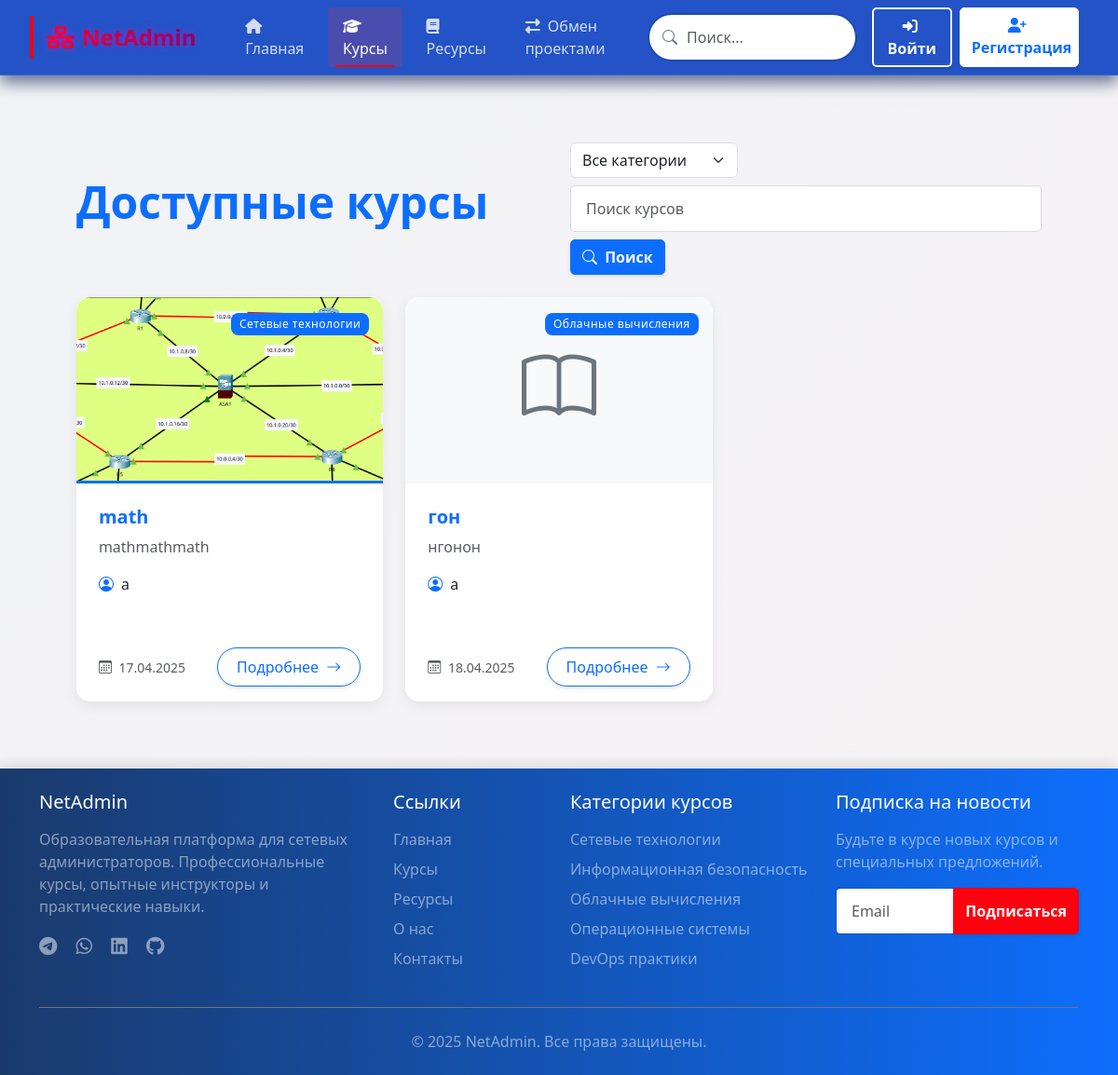
Page /courses/ on the committed database.
### network_edu/models.py (models this page shows, shortened)
class Course(models.Model):
    title = models.CharField(max_length=200)
    description = BleachField(max_length=1000)
    instructor = models.ForeignKey(User, on_delete=models.CASCADE, related_name='courses')
    created_at = models.DateTimeField(auto_now_add=True)
    updated_at = models.DateTimeField(auto_now=True)
    image = models.ImageField(upload_to='course_images/', blank=True, null=True)
    is_active = models.BooleanField(default=True)
    category = models.ForeignKey(Category, on_delete=models.SET_NULL, null=True, blank=True)

class Category(models.Model):
    name = models.CharField(max_length=100)

### network_edu/views.py (the view)
# urls.py: path('courses/', CourseListView.as_view(), name='course_list'),
class CourseListView(ListView):
    model = Course
    template_name = 'network_edu/course_list.html'
    context_object_name = 'courses'
    paginate_by = 6
    def get_queryset(self):
        query = self.request.GET.get('q')
        category_id = self.request.GET.get('category')
        qs = Course.objects.filter(is_active=True)
        if query:
            qs = qs.filter(
                Q(title__icontains=query) |
                Q(description__icontains=query)
            )
        if category_id:
            qs = qs.filter(category_id=category_id)
        return qs
    def get_context_data(self, **kwargs):
        context = super().get_context_data(**kwargs)
        context['categories'] = Category.objects.all()
        context['selected_category'] = self.request.GET.get('category')
        return context

### templates/network_edu/course_list.html (shortened to what this page needs)
{% extends 'base.html' %}
{% block content %}
<div class="container py-5">
    <div class="row mb-4 align-items-center animate-in">
        <div class="col-md-6">
            <h1 class="display-5 fw-bold text-primary text-reveal">Доступные курсы</h1>
        </div>
        <div class="col-md-6">
            <form id="searchForm" method="GET" action="{% url 'course_list' %}" class="d-flex flex-wrap gap-2 search-form-animate">
                <select class="form-select auto-submit animate-in" name="category" id="categorySelect" style="max-width: 180px;">
                    <option value="">Все категории</option>
                </select>
                <input class="form-control animate-in" type="search" placeholder="Поиск курсов" name="q" value="{{ request.GET.q }}">
                <button class="btn btn-primary btn-glow animate-in" type="submit">
                    <i class="bi bi-search me-1"></i> Поиск
                </button>
            </form>
        </div>
    </div>
    <div class="row g-4" id="coursesList">
        {% if courses %}
            {% for course in courses %}
                <div class="col-lg-4 col-md-6 course-item" style="--item-delay: {{ forloop.counter0|divisibleby:3 }}00ms">
                    <div class="card course-card h-100 animate-card">
                        <div class="card-img-wrapper overflow-hidden">
                            {% if course.image %}
                                <img src="{{ course.image.url }}" class="card-img-top object-fit-cover zoom-on-hover" alt="{{ course.title }}">
                            {% else %}
                                <div class="bg-light text-center py-5 course-placeholder">
                                    <i class="bi bi-book display-1 text-secondary book-icon"></i>
                                </div>
                            {% endif %}
                            <div class="category-badge">
                                <span class="badge bg-primary pulse">{{ course.category.name }}</span>
                            </div>
                        </div>
                        <div class="card-body">
                            <h5 class="card-title fw-bold text-truncate">{{ course.title }}</h5>
                            <p class="card-text text-muted">{{ course.description|truncatechars:100 }}</p>
                            <div class="d-flex align-items-center mb-3">
                                <i class="bi bi-person-circle me-2 text-primary"></i>
                                <span>{{ course.instructor.username }}</span>
                            </div>
                        </div>
                        <div class="card-footer bg-white border-top-0 d-flex justify-content-between align-items-center">
                            <small class="text-muted">
                                <i class="bi bi-calendar3 me-1"></i> {{ course.created_at|date:"d.m.Y" }}
                            </small>
                            <a href="{% url 'course_detail' course.id %}" class="btn btn-outline-primary rounded-pill btn-shine">
                                Подробнее <i class="bi bi-arrow-right ms-1 arrow-animate"></i>
                            </a>
                        </div>
                    </div>
                </div>
            {% endfor %}
        {% else %}
            <div class="col-12 animate-in" style="--animate-delay: 0.3s;">
                <div class="alert alert-info shadow-sm">
                    <i class="bi bi-info-circle me-2"></i> Курсы не найдены. Попробуйте изменить параметры поиска.
                </div>
            </div>
        {% endif %}
    </div>
</div>
{% endblock %}

### templates/base.html (shortened to what this page needs)
<!DOCTYPE html>
<html lang="ru">
<head>
    <link href="https://cdn.jsdelivr.net/npm/bootstrap@5.3.0-alpha1/dist/css/bootstrap.min.css" rel="stylesheet">
    <link rel="stylesheet" href="https://cdn.jsdelivr.net/npm/bootstrap-icons@1.10.3/font/bootstrap-icons.css">
    <link rel="stylesheet" href="https://cdnjs.cloudflare.com/ajax/libs/animate.css/4.1.1/animate.min.css">
    <link rel="stylesheet" href="https://cdnjs.cloudflare.com/ajax/libs/font-awesome/6.4.0/css/all.min.css">
</head>
<body>
    <header>
        <nav class="navbar navbar-expand-lg navbar-dark">
            <div class="container">
                <a class="navbar-brand gradient-text animate__animated animate__fadeIn" href="{% url 'home' %}">
                    <i class="fas fa-network-wired me-2"></i>NetAdmin
                </a>
                <div class="collapse navbar-collapse" id="navbarNav">
                    <ul class="navbar-nav me-auto">
                        <li class="nav-item">
                            <a class="nav-link {% if request.resolver_match.url_name == 'home' %}active{% endif %}" href="{% url 'home' %}">
                                <i class="fas fa-home me-1"></i> Главная
                            </a>
                        </li>
                        <li class="nav-item">
                            <a class="nav-link {% if request.resolver_match.url_name == 'course_list' %}active{% endif %}" href="{% url 'course_list' %}">
                                <i class="fas fa-graduation-cap me-1"></i> Курсы
                            </a>
                        </li>
                        <li class="nav-item">
                            <a class="nav-link {% if request.resolver_match.url_name == 'resource_list' %}active{% endif %}" href="{% url 'resource_list' %}">
                                <i class="fas fa-book me-1"></i> Ресурсы
                            </a>
                        </li>
                        <li class="nav-item">
                            <a class="nav-link {% if request.resolver_match.url_name == 'project_list' %}active{% endif %}" href="{% url 'project_list' %}">
                                <i class="fas fa-exchange-alt me-1"></i> Обмен проектами
                            </a>
                        </li>
                    </ul>
                    <form class="search-form d-none d-lg-flex me-3">
                        <div class="position-relative">
                            <input type="search" class="form-control" placeholder="Поиск..." aria-label="Поиск">
                            <i class="bi bi-search search-icon"></i>
                        </div>
                    </form>
                    <div class="d-flex">
                        {% if user.is_authenticated %}
                            <div class="dropdown">
                                <button class="btn btn-outline-light dropdown-toggle" type="button" id="userDropdown" data-bs-toggle="dropdown" aria-expanded="false">
                                    <i class="fas fa-user-circle me-1"></i>
                                    {{ user.username }}
                                </button>
                                <ul class="dropdown-menu dropdown-menu-end" aria-labelledby="userDropdown">
                                    {% if user.profile.is_instructor %}
                                        <li>
                                            <a class="dropdown-item" href="{% url 'instructor_dashboard' %}">
                                                <i class="fas fa-chalkboard-teacher me-2 text-primary"></i> Панель инструктора
                                            </a>
                                        </li>
                                    {% endif %}
                                    <li>
                                        <a class="dropdown-item" href="{% url 'student_dashboard' %}">
                                            <i class="fas fa-book-reader me-2 text-primary"></i> Мои курсы
                                        </a>
                                    </li>
                                    <li>
                                        <a class="dropdown-item" href="{% url 'profile' user.username %}">
                                            <i class="fas fa-id-card me-2 text-primary"></i> Профиль
                                        </a>
                                    </li>
                                    <li><hr class="dropdown-divider"></li>
                                    <li>
                                        <form method="post" action="{% url 'logout' %}">
                                            {% csrf_token %}
                                            <button type="submit" class="dropdown-item text-start w-100">
                                                <i class="fas fa-sign-out-alt me-2 text-danger"></i> Выйти
                                            </button>
                                        </form>
                                    </li>
                                </ul>
                            </div>
                        {% else %}
                            <a href="{% url 'login' %}" class="btn btn-outline-light me-2">
                                <i class="fas fa-sign-in-alt me-1"></i> Войти
                            </a>
                            <a href="{% url 'register' %}" class="btn btn-light btn-register">
                                <i class="fas fa-user-plus me-1"></i> Регистрация
                            </a>
                        {% endif %}
                    </div>
                </div>
            </div>
        </nav>
    </header>
    <main class="py-4 page-transition">
        <div class="container">
            {% block content %}{% endblock %}
        </div>
    </main>
    <footer class="footer py-4">
        <div class="container">
            <div class="row">
                <div class="col-md-4 mb-4 mb-md-0">
                    <h5 class="text-white mb-3">NetAdmin</h5>
                    <p class="text-white-50 mb-0">Образовательная платформа для сетевых администраторов. Профессиональные курсы, опытные инструкторы и практические навыки.</p>
                    <div class="mt-3">
                        <a href="https://t.me/forigor998" class="text-white-50 me-3 fs-5"><i class="fab fa-telegram"></i></a>
                        <a href="https://wa.me/77054273029" class="text-white-50 me-3 fs-5"><i class="fab fa-whatsapp"></i></a>
                        <a href="https://www.linkedin.com/in/igor-belokurov-76475434b/" class="text-white-50 me-3 fs-5"><i class="fab fa-linkedin"></i></a>
                        <a href="https://github.com/Igor9985563" class="text-white-50 me-3 fs-5"><i class="fab fa-github"></i></a>
                    </div>
                </div>
                <div class="col-md-2 mb-4 mb-md-0">
                    <h5 class="text-white mb-3">Ссылки</h5>
                    <ul class="list-unstyled">
                        <li class="mb-2"><a href="{% url 'home' %}" class="text-white-50 text-decoration-none">Главная</a></li>
                        <li class="mb-2"><a href="{% url 'course_list' %}" class="text-white-50 text-decoration-none">Курсы</a></li>
                        <li class="mb-2"><a href="{% url 'resource_list' %}" class="text-white-50 text-decoration-none">Ресурсы</a></li>
                        <li class="mb-2"><a href="{% url 'about' %}" class="text-white-50 text-decoration-none">О нас</a></li>
                        <li><a href="{% url 'contact' %}" class="text-white-50 text-decoration-none">Контакты</a></li>
                    </ul>
                </div>
                <div class="col-md-3 mb-4 mb-md-0">
                    <h5 class="text-white mb-3">Категории курсов</h5>
                    <ul class="list-unstyled">
                        <li class="mb-2">
                            <a href="{% url 'course_list' %}?category=1" class="text-white-50 text-decoration-none">Сетевые технологии</a>
                        </li>
                        <li class="mb-2">
                            <a href="{% url 'course_list' %}?category=2" class="text-white-50 text-decoration-none">Информационная безопасность</a>
                        </li>
                        <li class="mb-2">
                            <a href="{% url 'course_list' %}?category=3" class="text-white-50 text-decoration-none">Облачные вычисления</a>
                        </li>
                        <li class="mb-2">
                            <a href="{% url 'course_list' %}?category=4" class="text-white-50 text-decoration-none">Операционные системы</a>
                        </li>
                        <li>
                            <a href="{% url 'course_list' %}?category=5" class="text-white-50 text-decoration-none">DevOps практики</a>
                        </li>
                    </ul>
                </div>
                <div class="col-md-3">
                    <h5 class="text-white mb-3">Подписка на новости</h5>
                    <p class="text-white-50">Будьте в курсе новых курсов и специальных предложений.</p>
                    <form class="mt-3">
                        <div class="input-group mb-3">
                            <input type="email" class="form-control" placeholder="Email" aria-label="Email">
                            <button class="btn btn-secondary" type="button">Подписаться</button>
                        </div>
                    </form>
                </div>
            </div>
            <div class="border-top border-secondary pt-4 mt-4 text-center text-white-50">
                <p class="mb-0">&copy; {% now "Y" %} NetAdmin. Все права защищены.</p>
            </div>
        </div>
    </footer>
</body>
</html>

### rows in the picture
Course: image (picture), category.name "Сетевые технологии", title "math", description "mathmathmath", instructor.username "a", created_at "17.04.2025"
Course: category.name "Облачные вычисления", title "гон", description "нгонон", instructor.username "a", created_at "18.04.2025"
